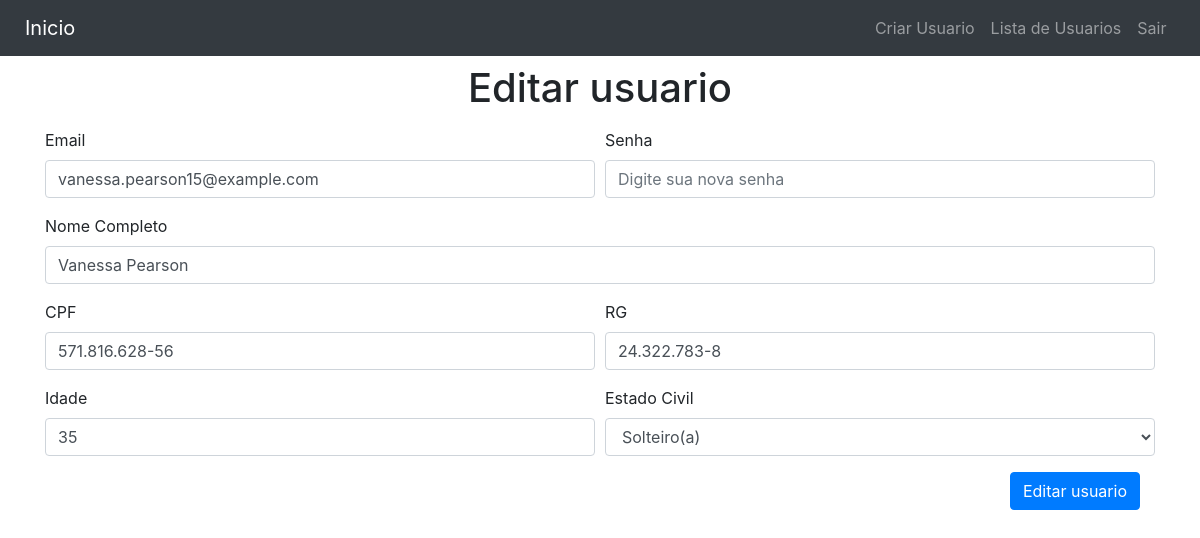
Screenshot of /views/crud-usuario.php?id_usuario=15 (signed in) with the database file from the repository.
### tables this page shows
CREATE TABLE IF NOT EXISTS `usuario` (
  `id_usuario` int(11) NOT NULL AUTO_INCREMENT,
  `nome_completo` varchar(256) DEFAULT NULL,
  `idade` int(11) DEFAULT NULL,
  `rg` varchar(100) DEFAULT NULL,
  `cpf` varchar(100) DEFAULT NULL,
  `estado_civil` varchar(100) DEFAULT NULL,
  `email` varchar(100) DEFAULT NULL,
  `senha` varchar(256) DEFAULT NULL,
  PRIMARY KEY (`id_usuario`)
);

### controller/UsuarioController.php (called while the page is built, shortened)
<?php
class UsuarioController {
    private $usuarioDao;
    public function __construct($usuarioDao){
        $this->usuarioDao = $usuarioDao;
     }
    function obterPorId(){
        return $this->usuarioDao->get();
    }
}

### config/DB.php (called while the page is built, shortened)
<?php
class DB {
    static $pdo;
    static function conn(){
        self::$pdo = new PDO("mysql:host=".self::host.";dbname=".self::dbNome, self::login , self::senha);
        return  self::$pdo;
    }
}

### DAO/UsuarioDao.php (called while the page is built, shortened)
<?php
require_once '../config/DB.php';
class UsuarioDao {
  private $usuario;
  public function __construct($usuario = null){
    $this->usuario = $usuario;
  }
  function get(){
    try {
      $sql = "SELECT * FROM usuario WHERE id_usuario = :id_usuario";
      $stmt = DB::conn()->prepare($sql);
      $stmt->bindValue(':id_usuario', $this->usuario->getId_usuario());
      $stmt->execute();
      $resultado = $stmt->fetch(PDO::FETCH_ASSOC);
      return $resultado;
    } catch(PDOException $e){
      echo 'Erro ao tentar buscar um usuario: ' . $e->getMessage();
    }
  }
}

### model/Usuario.php (called while the page is built, shortened)
<?
class Usuario {
    private $id_usuario;
    public function __construct($id_usuario = null, $nome_completo  = null, $idade  = null,
    $rg  = null, $cpf  = null, $estado_civil  = null, $email  = null, $senha  = null){
      $this->id_usuario = $id_usuario;
    }
    public function getId_usuario(){
        return $this->id_usuario;
      }
    public function setId_usuario($id_usuario){
        $this->id_usuario = $id_usuario;
    }
}

### views/crud-usuario.php (the view, shortened to what this page needs)
<?php require_once './template/header.php';
$raiz = $_SERVER['DOCUMENT_ROOT'];
require_once $raiz.'/prj-crud-php/DAO/UsuarioDao.php';
require_once $raiz.'/prj-crud-php/controller/UsuarioController.php';
require_once $raiz.'/prj-crud-php/model/Usuario.php';
$usuario = new Usuario();
if(isset($_GET['id_usuario'])){
    $usuario->setId_usuario($_GET['id_usuario']);
}
$usuarioDao = new UsuarioDao($usuario);
$usuarioController = new UsuarioController($usuarioDao);
$dadosUsuario = $usuarioController->obterPorId();
?>
<div class="container">
    <h1 class="text-center p-2"><?php echo (isset($_GET['id_usuario'])) ? 'Editar usuario' : 'Cadastrar usuario'; ?></h1>
    <form action="<?php echo (isset($_GET['id_usuario'])) ? './lista-usuario.php?op=editar' : './lista-usuario.php?op=cadastrar'; ?>"
        method="POST">
        <div class="form-row">
            <div class="form-group col-md-6">
                <label for="idEmail">Email</label>
                <input type="email" name="email"required value="<?php echo $dadosUsuario['email']; ?>" class="form-control" id="idEmail" placeholder="exemplo@ex.com">
            </div>
            <div class="form-group col-md-6">
                <label for="idSenha">Senha</label>
                <input type="password" name="senha" required class="form-control" id="idSenha" placeholder="<?php echo (isset($_GET['id_usuario'])) ? 'Digite sua nova senha' : 'Digite sua senha'; ?>">
            </div>
        </div>
        <div class="form-group">
            <label for="idNome">Nome Completo</label>
            <input type="text" name="nome_completo" required value="<?php echo $dadosUsuario['nome_completo']; ?>" class="form-control" id="idNome"
                placeholder="Digite seu nome completo">
        </div>
        <div class="form-row">
            <div class="form-group col-md-6">
                <label for="idCpf">CPF</label>
                <input type="text" name="cpf" required value="<?php echo $dadosUsuario['cpf']; ?>" class="form-control" id="idCpf" placeholder="Seu cpf">
            </div>
            <div class="form-group col-md-6">
                <label for="idRg">RG</label>
                <input type="text" name="rg" required value="<?php echo $dadosUsuario['rg']; ?>" class="form-control" id="idRg" placeholder="Seu rg ">
            </div>
        </div>
        <div class="form-row">
            <div class="form-group col-md-6">
                <label for="idIdade">Idade</label>
                <input type="number" required value="<?php echo $dadosUsuario['idade']; ?>" name="idade" placeholder="Sua idade" class="form-control" id="idIdade">
            </div>
            <div class="form-group col-md-6">
                <label for="inputState">Estado Civil</label>
                <select id="inputState" required name="estado_civil" class="form-control">
                    <option <?php echo ($dadosUsuario['estado_civil'] == "Solteiro(a)") ? 'selected' : ''; ?> >Solteiro(a)</option>
                </select>
            </div>
        </div>
        <div class="col-sm-12 d-flex justify-content-end">
            <button type="submit" class="btn btn-primary">
                <?php echo (isset($_GET['id_usuario'])) ? 'Editar usuario' : 'Cadastrar usuario'; ?>
            </button>
        </div>
        <br>
        <br>
    </form>
</div>
<?php require_once './template/footer.php' ?>

### rows the page displays
usuario: email "vanessa.pearson15@example.com", nome_completo "Vanessa Pearson", cpf "571.816.628-56", rg "24.322.783-8", idade "35", estado_civil "Solteiro(a)"
